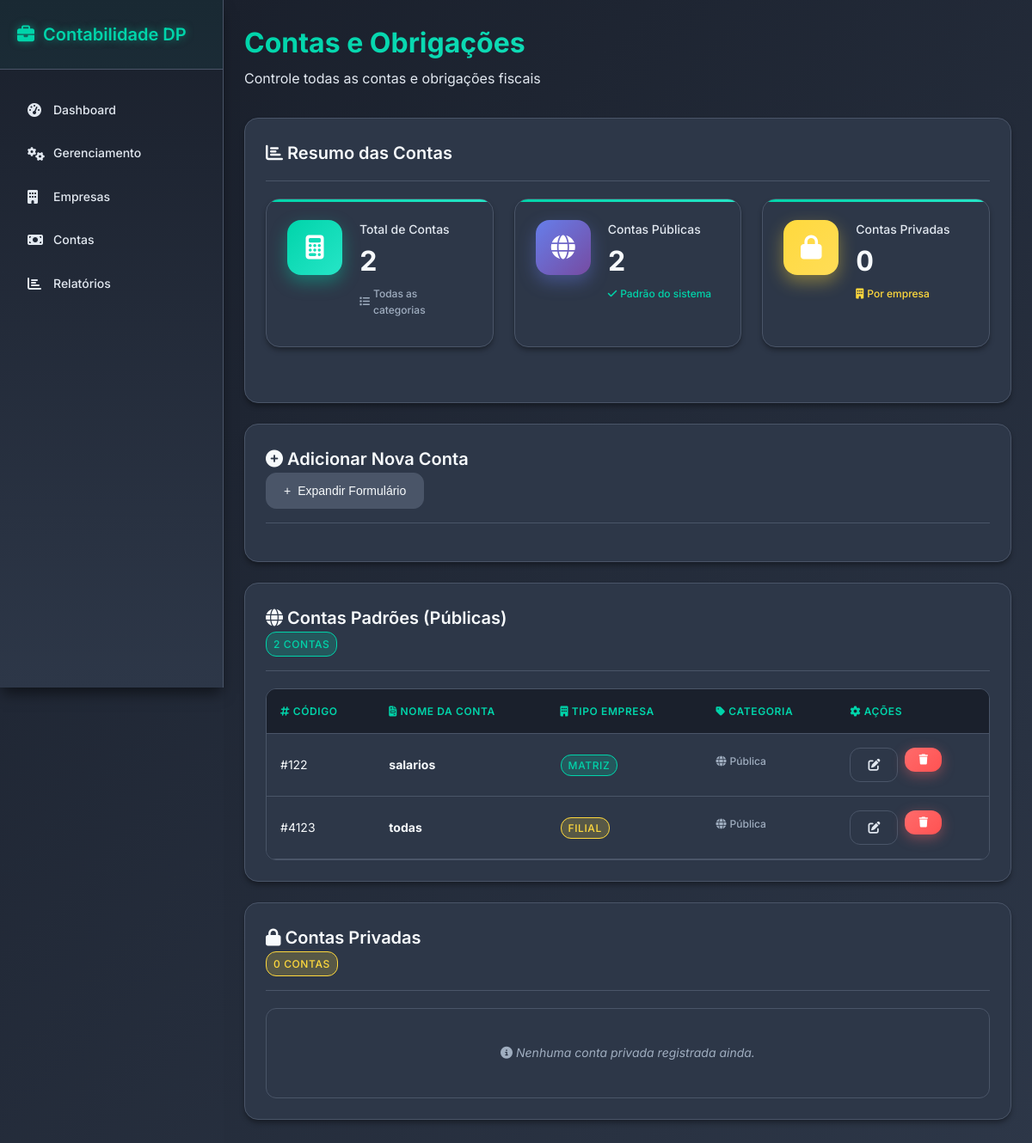
The page /contas on the database as committed earlier.
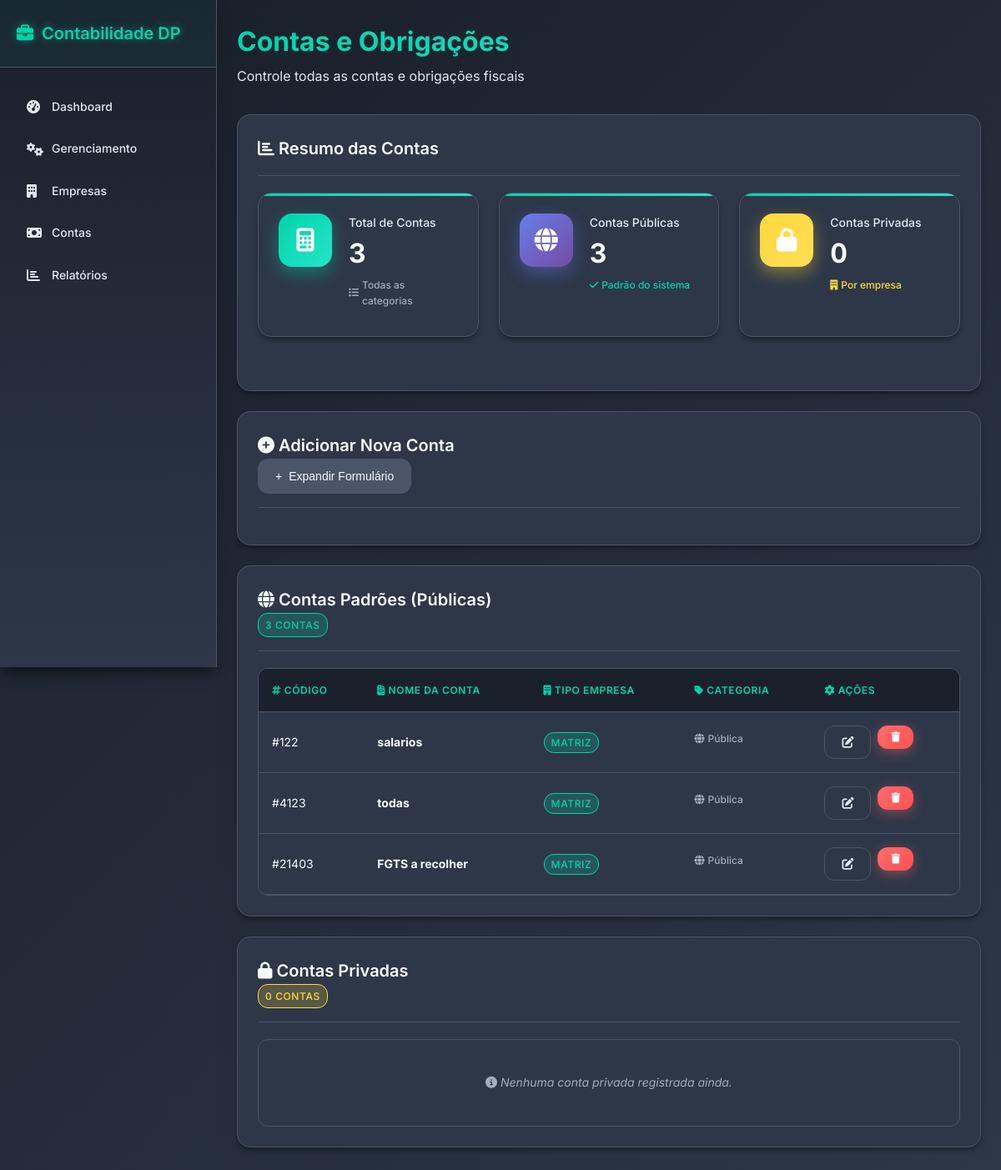
The same page on the database as committed later.
### tables this page shows
CREATE TABLE contas_modelos (
    id INTEGER PRIMARY KEY AUTOINCREMENT ,
    conta_nome VARCHAR(60) DEFAULT "RANDOM" UNIQUE,
    conta_codigo VARCHAR(10) NOT NULL UNIQUE,
    conta_tipo VARCHAR(15) DEFAULT "MATRIZ"
    );

### routes/contas.py (the view)
@contas_bp.route("/contas", methods=["GET"])
def return_page():
    contas, contas_privadas = Contas.retornar_contas()
    return render_template("contas.html", contas=contas, contas_privadas=contas_privadas)

### utils/db_comands.py (called while the page is built)
def execute_command(command, value=None):
    conn = sqlite3.connect(CAMINHO_DB, timeout=30, check_same_thread=False)
    conn.row_factory = sqlite3.Row
    conn.execute("PRAGMA journal_mode=WAL;")
    conn.execute("PRAGMA busy_timeout = 5000;")
    cursor = conn.cursor()
    try:
        if value is None:
            cursor.execute(command)
        else:
            cursor.execute(command, value)
        if command.strip().upper().startswith("SELECT"):
            rows = cursor.fetchall()
            return [dict(row) for row in rows]
        else:
            conn.commit()
            return cursor.lastrowid
    finally:
        cursor.close()
        conn.close()

### utils/func_contas.py (called while the page is built)
    @staticmethod
    def retornar_contas():
        contas = execute_command("SELECT * FROM contas_modelos")
        contas_privadas = execute_command("SELECT * FROM contas_privadas")
        return contas, contas_privadas

### templates/contas.html (shortened to what this page needs)
{% extends "base.html" %}
{% block content %}
<section id="contas" class="tab-content active">
  <div class="page-header">
    <h1>Contas e Obrigações</h1>
    <p>Controle todas as contas e obrigações fiscais</p>
  </div>
  <div class="content-card">
    <div class="card-header"><h3><i class="fas fa-chart-bar"></i> Resumo das Contas</h3></div>
    <div class="dashboard-grid" style="grid-template-columns: repeat(auto-fit, minmax(250px, 1fr));">
      <div class="metric-card">
        <div class="metric-icon contas"><i class="fas fa-calculator"></i></div>
        <div class="metric-content">
          <h3>Total de Contas</h3>
          <div class="metric-value">{{ (contas|length if contas else 0) + (contas_privadas|length if contas_privadas else 0) }}</div>
          <div class="metric-change neutral"><i class="fas fa-list"></i> Todas as categorias</div>
        </div>
      </div>
      <div class="metric-card">
        <div class="metric-icon empresas"><i class="fas fa-globe"></i></div>
        <div class="metric-content">
          <h3>Contas Públicas</h3>
          <div class="metric-value">{{ contas|length if contas else 0 }}</div>
          <div class="metric-change positive"><i class="fas fa-check"></i> Padrão do sistema</div>
        </div>
      </div>
      <div class="metric-card">
        <div class="metric-icon pendentes"><i class="fas fa-lock"></i></div>
        <div class="metric-content">
          <h3>Contas Privadas</h3>
          <div class="metric-value">{{ contas_privadas|length if contas_privadas else 0 }}</div>
          <div class="metric-change warning"><i class="fas fa-building"></i> Por empresa</div>
        </div>
      </div>
    </div>
  </div>
  <div class="content-card">
    <div class="card-header">
      <h3><i class="fas fa-plus-circle"></i> Adicionar Nova Conta</h3>
      <div class="card-actions">
        <button type="button" class="btn btn-secondary" onclick="toggleForm('contaFormContainer')">
          <span id="toggle-icon-contaFormContainer">+</span> Expandir Formulário
        </button>
      </div>
    </div>
  </div>
  <div class="content-card">
    <div class="card-header">
      <h3><i class="fas fa-globe"></i> Contas Padrões (Públicas)</h3>
      <div class="card-actions">
        <span class="status-badge status-active">{{ contas|length if contas else 0 }} contas</span>
      </div>
    </div>
    <div class="table-container">
      {% if contas %}
      <table class="data-table">
        <thead>
          <tr>
            <th><i class="fas fa-hashtag"></i> Código</th>
            <th><i class="fas fa-file-invoice"></i> Nome da Conta</th>
            <th><i class="fas fa-building"></i> Tipo Empresa</th>
            <th><i class="fas fa-tag"></i> Categoria</th>
            <th><i class="fas fa-cog"></i> Ações</th>
          </tr>
        </thead>
        <tbody>
          {% for conta in contas %}
          <tr>
            <td>#{{ conta.conta_codigo }}</td>
            <td><strong>{{ conta.conta_nome }}</strong></td>
            <td>
              <span class="status-badge {% if conta.conta_tipo == 'Matriz' %}status-active{% else %}status-pending{% endif %}">
                {{ conta.conta_tipo }}
              </span>
            </td>
            <td><span class="metric-change neutral"><i class="fas fa-globe"></i> Pública</span></td>
            <td>
              <div class="card-actions">
                <button type="button" class="btn btn-outline" data-toggle-edit="editForm-publica-{{ conta.conta_codigo }}">
                  <i class="fas fa-edit"></i>
                </button>
                <form action="{{ url_for('contas.delete_conta') }}" method="post" style="display:inline;" onsubmit="return confirm('Tem certeza que deseja excluir esta conta?');">
                  <button type="submit" class="btn btn-danger"><i class="fas fa-trash"></i></button>
                </form>
              </div>
            </td>
          </tr>
          {% endfor %}
        </tbody>
      </table>
      {% else %}
      <p class="info-text"><i class="fas fa-info-circle"></i> Nenhuma conta pública registrada ainda.</p>
      {% endif %}
    </div>
  </div>
  <div class="content-card">
    <div class="card-header">
      <h3><i class="fas fa-lock"></i> Contas Privadas</h3>
      <div class="card-actions">
        <span class="status-badge status-pending">{{ contas_privadas|length if contas_privadas else 0 }} contas</span>
      </div>
    </div>
    <div class="table-container">
      {% if contas_privadas %}
      <table class="data-table">
        <thead>
          <tr>
            <th><i class="fas fa-building"></i> ID Empresa</th>
            <th><i class="fas fa-hashtag"></i> Código</th>
            <th><i class="fas fa-file-invoice"></i> Nome da Conta</th>
            <th><i class="fas fa-building"></i> Tipo Empresa</th>
            <th><i class="fas fa-tag"></i> Categoria</th>
            <th><i class="fas fa-cog"></i> Ações</th>
          </tr>
        </thead>
        <tbody>
          {% for conta in contas_privadas %}
          <tr>
            <td>{{ conta.empresa_id }}</td>
            <td>#{{ conta.conta_codigo }}</td>
            <td><strong>{{ conta.conta_nome }}</strong></td>
            <td>
              <span class="status-badge {% if conta.conta_tipo == 'Matriz' %}status-active{% else %}status-pending{% endif %}">
                {{ conta.conta_tipo }}
              </span>
            </td>
            <td><span class="metric-change warning"><i class="fas fa-lock"></i> Privada</span></td>
            <td>
              <div class="card-actions">
                <button type="button" class="btn btn-outline" data-toggle-edit="editForm-privada-{{ conta.empresa_id }}-{{ conta.conta_codigo }}">
                  <i class="fas fa-edit"></i>
                </button>
                <form action="{{ url_for('contas.delete_conta') }}" method="post" style="display:inline;" onsubmit="return confirm('Tem certeza que deseja excluir esta conta privada?');">
                  <input type="hidden" name="empresa_id" value="{{ conta.empresa_id }}">
                  <input type="hidden" name="id" value="{{ conta.conta_codigo }}">
                  <button type="submit" class="btn btn-danger"><i class="fas fa-trash"></i></button>
                </form>
              </div>
            </td>
          </tr>
          <tr id="editForm-privada-{{ conta.empresa_id }}-{{ conta.conta_codigo }}" class="edit-form-row hidden">
            <td colspan="6" class="edit-form-container">
              <div class="card-header">
                <h4><i class="fas fa-edit"></i> Editando: {{ conta.conta_nome }} (ID Empresa: {{ conta.empresa_id }})</h4>
              </div>
              <form action="{{ url_for('contas.edit_conta') }}" method="post" class="form-grid">
                <input type="hidden" name="original_codigo" value="{{ conta.conta_codigo }}">
                <input type="hidden" name="original_empresa_id" value="{{ conta.empresa_id }}">
                <input type="hidden" name="tipo_conta" value="privada">
                <div class="form-group">
                  <label for="edit_empresa_id_{{ conta.empresa_id }}_{{ conta.conta_codigo }}">ID Empresa</label>
                  <input type="text" id="edit_empresa_id_{{ conta.empresa_id }}_{{ conta.conta_codigo }}" name="empresa_id" value="{{ conta.empresa_id }}" required>
                </div>
                <div class="form-group">
                  <label for="edit_codigo_{{ conta.empresa_id }}_{{ conta.conta_codigo }}">Código</label>
                  <input type="number" id="edit_codigo_{{ conta.empresa_id }}_{{ conta.conta_codigo }}" name="codigo" value="{{ conta.conta_codigo }}" required>
                </div>
                <div class="form-group">
                  <label for="edit_conta_{{ conta.empresa_id }}_{{ conta.conta_codigo }}">Nome da Conta</label>
                  <input type="text" id="edit_conta_{{ conta.empresa_id }}_{{ conta.conta_codigo }}" name="conta" value="{{ conta.conta_nome }}" required>
                </div>
                <div class="form-group">
                  <label for="edit_tipo_{{ conta.empresa_id }}_{{ conta.conta_codigo }}">Tipo Empresa</label>
                  <select id="edit_tipo_{{ conta.empresa_id }}_{{ conta.conta_codigo }}" name="tipo">
                    <option value="Matriz" {% if conta.conta_tipo == 'Matriz' %}selected{% endif %}>Matriz</option>
                    <option value="Filial" {% if conta.conta_tipo == 'Filial' %}selected{% endif %}>Filial</option>
                  </select>
                </div>
                <div class="form-actions">
                  <button type="submit" class="btn btn-primary">
                    <i class="fas fa-save"></i> Salvar Alterações
                  </button>
                  <button type="button" class="btn btn-secondary" data-cancel-edit="editForm-privada-{{ conta.empresa_id }}-{{ conta.conta_codigo }}">
                    <i class="fas fa-times"></i> Cancelar
                  </button>
                </div>
              </form>
            </td>
          </tr>
          {% endfor %}
        </tbody>
      </table>
      {% else %}
      <p class="info-text"><i class="fas fa-info-circle"></i> Nenhuma conta privada registrada ainda.</p>
      {% endif %}
    </div>
  </div>
</section>
{% endblock %}

### templates/base.html (shortened to what this page needs)
<!DOCTYPE html>
<html lang="pt-BR">
<head>
  <link rel="stylesheet" href="{{ url_for('static', filename='style.css') }}">
  <link rel="stylesheet" href="https://cdnjs.cloudflare.com/ajax/libs/font-awesome/6.4.2/css/all.min.css">
</head>
<body>
  <div class="app-container">
    <nav class="sidebar">
      <div class="sidebar-header">
        <h2><i class="fas fa-briefcase"></i>Contabilidade DP</h2>
      </div>
      <ul class="nav-menu">
        <li class="nav-item {% if aba == 'dashboard' %}active{% endif %}">
          <a href="{{ url_for('dashboard.return_dashboard') }}"><i class="fas fa-tachometer-alt"></i> Dashboard</a>
        </li>
        <li class="nav-item {% if aba == 'gerenciamento' %}active{% endif %}">
          <a href="{{ url_for('gerenciamento.return_page') }}"><i class="fas fa-cogs"></i> Gerenciamento</a>
        </li>
        <li class="nav-item {% if aba == 'empresas' %}active{% endif %}">
          <a href="{{ url_for('empresas.return_page') }}"><i class="fas fa-building"></i> Empresas</a>
        </li>
        <li class="nav-item {% if aba == 'contas' %}active{% endif %}">
          <a href="{{ url_for('contas.return_page') }}"><i class="fas fa-money-bill"></i> Contas</a>
        </li>
        <li class="nav-item {% if aba == 'relatorios' %}active{% endif %}">
          <a href="{{ url_for('relatorios.return_page') }}"><i class="fas fa-chart-bar"></i> Relatórios</a>
        </li>
      </ul>
    </nav>
    <main class="main-content">
      {% block content %}{% endblock %}
    </main>
  </div>
</body>
</html>

Rows that differ between the two databases and show on the page:
changed contas_modelos "todas": conta_tipo "FILIAL" → "MATRIZ"
added contas_modelos: conta_codigo "21403", conta_nome "FGTS a recolher", conta_tipo "MATRIZ"
Other text that changed with them:
{{ contas|length if contas else 0 }}: "2" → "3"
text no longer shown: "2"
text now shown: "3"
